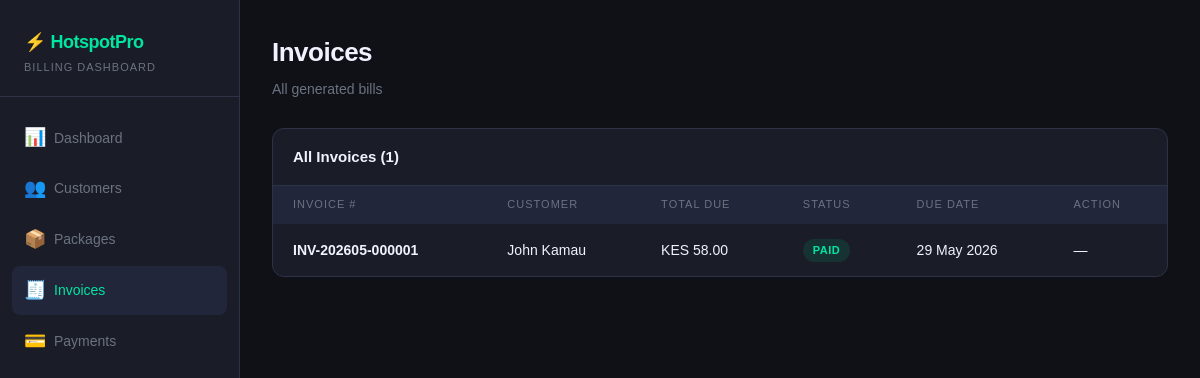
Page /invoices (signed in) on the committed database.
### billing_system/models/models.py (models this page shows, shortened)
class Invoice(Base):
    __tablename__ = "invoices"
    id               = Column(String(36), primary_key=True, default=_uuid)
    invoice_number   = Column(String(30), unique=True, nullable=False, index=True)
    customer_id      = Column(String(36), ForeignKey("customers.id"), nullable=False, index=True)
    billing_cycle_id = Column(String(36), ForeignKey("billing_cycles.id"), nullable=False)
    status           = Column(Enum(InvoiceStatus), nullable=False, default=InvoiceStatus.DRAFT)
    currency         = Column(String(3), nullable=False, default="KES")
    subtotal         = Column(Numeric(14, 4), nullable=False, default=Decimal("0.0"))
    tax_amount       = Column(Numeric(14, 4), nullable=False, default=Decimal("0.0"))
    credit_applied   = Column(Numeric(14, 4), nullable=False, default=Decimal("0.0"))
    total_due        = Column(Numeric(14, 4), nullable=False, default=Decimal("0.0"))
    due_date         = Column(DateTime(timezone=True), nullable=True)
    issued_at        = Column(DateTime(timezone=True), nullable=True)
    paid_at          = Column(DateTime(timezone=True), nullable=True)
    notes            = Column(Text, nullable=True)
    created_at       = Column(DateTime(timezone=True), nullable=False, default=_now)
    updated_at       = Column(DateTime(timezone=True), nullable=False, default=_now, onupdate=_now)
    billing_cycle = relationship("BillingCycle", back_populates="invoices")
    line_items    = relationship("InvoiceLineItem", back_populates="invoice",
                                 cascade="all, delete-orphan", order_by="InvoiceLineItem.sort_order")
    payments      = relationship("Payment", back_populates="invoice")

class Customer(Base):
    __tablename__ = "customers"
    id             = Column(String(36), primary_key=True, default=_uuid)
    account_number = Column(String(20), unique=True, nullable=False, index=True)
    full_name      = Column(String(255), nullable=False)
    email          = Column(String(255), unique=True, nullable=True)
    phone          = Column(String(30), nullable=True)
    address        = Column(Text, nullable=True)
    status         = Column(Enum(CustomerStatus), nullable=False, default=CustomerStatus.ACTIVE)
    credit_balance = Column(Numeric(14, 4), nullable=False, default=Decimal("0.0000"))
    created_at     = Column(DateTime(timezone=True), nullable=False, default=_now)
    updated_at     = Column(DateTime(timezone=True), nullable=False, default=_now, onupdate=_now)
    meters         = relationship("Meter", back_populates="customer", cascade="all, delete-orphan")
    billing_cycles = relationship("BillingCycle", back_populates="customer")

### billing_system/api/frontend.py (the view)
@router.get("/invoices", response_class=HTMLResponse)
def invoices_page(request: Request, db: Session = Depends(get_db_dep)):
    invoices = []
    for inv in db.query(Invoice).order_by(Invoice.created_at.desc()).all():
        c = db.query(Customer).filter_by(id=inv.customer_id).first()
        invoices.append({
            "id": inv.id,
            "invoice_number": inv.invoice_number,
            "customer_name": c.full_name if c else "—",
            "subtotal": inv.subtotal,
            "tax_amount": inv.tax_amount,
            "total_due": inv.total_due,
            "status": inv.status,
            "due_date": inv.due_date,
            "created_at": inv.created_at,
        })
    from jinja2 import Environment, FileSystemLoader
    from fastapi.responses import HTMLResponse
    env = Environment(loader=FileSystemLoader("billing_system/templates"))
    html = env.get_template("invoices.html").render(request=request, active="invoices", invoices=invoices)
    return HTMLResponse(html)

### billing_system/templates/invoices.html (shortened to what this page needs)
<!DOCTYPE html>
<html lang="en">
<head>
  <link rel="stylesheet" href="/static/css/style.css">
</head>
<body>
<aside class="sidebar">
  <div class="sidebar-logo">
    <h1>⚡ HotspotPro</h1>
    <p>Billing Dashboard</p>
  </div>
  <nav class="sidebar-nav">
    <a href="/" class="nav-item"><span class="icon">📊</span> Dashboard</a>
    <a href="/customers" class="nav-item"><span class="icon">👥</span> Customers</a>
    <a href="/packages" class="nav-item"><span class="icon">📦</span> Packages</a>
    <a href="/invoices" class="nav-item active"><span class="icon">🧾</span> Invoices</a>
    <a href="/payments" class="nav-item"><span class="icon">💳</span> Payments</a>
  </nav>
</aside>
<main class="main">
  <div class="page-header">
    <h2>Invoices</h2>
    <p>All generated bills</p>
  </div>
  <div class="card">
    <div class="card-header"><h3>All Invoices ({{ invoices|length }})</h3></div>
    {% if invoices %}
    <table>
      <thead>
        <tr><th>Invoice #</th><th>Customer</th><th>Total Due</th><th>Status</th><th>Due Date</th><th>Action</th></tr>
      </thead>
      <tbody>
        {% for inv in invoices %}
        <tr>
          <td><strong>{{ inv.invoice_number }}</strong></td>
          <td>{{ inv.customer_name }}</td>
          <td>KES {{ "%.2f"|format(inv.total_due) }}</td>
          <td>
            {% if inv.status.value == 'paid' %}<span class="badge badge-green">Paid</span>
            {% elif inv.status.value == 'issued' %}<span class="badge badge-blue">Issued</span>
            {% elif inv.status.value == 'draft' %}<span class="badge badge-gray">Draft</span>
            {% else %}<span class="badge badge-red">{{ inv.status.value }}</span>{% endif %}
          </td>
          <td>{{ inv.due_date.strftime('%d %b %Y') if inv.due_date else '—' }}</td>
          <td>
            {% if inv.status.value == 'draft' %}
            <form method="POST" action="/invoices/{{ inv.id }}/issue" style="display:inline;">
              <button type="submit" class="btn btn-primary" style="padding:4px 10px;font-size:12px;">Issue</button>
            </form>
            {% elif inv.status.value == 'issued' %}
            <a href="/payments?invoice_id={{ inv.id }}" class="btn btn-secondary" style="padding:4px 10px;font-size:12px;">Pay</a>
            {% else %}—{% endif %}
          </td>
        </tr>
        {% endfor %}
      </tbody>
    </table>
    {% else %}
    <div class="empty"><p>No invoices yet</p></div>
    {% endif %}
  </div>
</main>
</body>
</html>

### billing_system/static/css/style.css (style rules this page uses)
*, *::before, *::after { box-sizing: border-box; margin: 0; padding: 0; }
:root { --bg: #0f1117; --surface: #1a1d27; --surface2: #22263a; --border: #2e3248; --accent: #00e5a0; --accent2: #5b6af0; --danger: #ff4d6d; --warning: #ffb547; --text: #f0f2ff; --muted: #6b7280; --font-display: 'Arial Black', 'Arial Bold', Gadget, sans-serif; --font-body: 'Arial', sans-serif; }
body { background: var(--bg); color: var(--text); font-family: var(--font-body); font-size: 15px; line-height: 1.6; min-height: 100vh; display: flex; }
.sidebar { width: 240px; min-height: 100vh; background: var(--surface); border-right: 1px solid var(--border); display: flex; flex-direction: column; padding: 0; position: fixed; top: 0; left: 0; z-index: 100; }
.sidebar-logo { padding: 28px 24px 20px; border-bottom: 1px solid var(--border); }
.sidebar-logo h1 { font-family: var(--font-display); font-size: 18px; font-weight: 800; color: var(--accent); letter-spacing: -0.5px; }
.sidebar-logo p { font-size: 11px; color: var(--muted); margin-top: 2px; text-transform: uppercase; letter-spacing: 1px; }
.sidebar-nav { padding: 16px 12px; flex: 1; }
.nav-item { display: flex; align-items: center; gap: 10px; padding: 10px 12px; border-radius: 8px; color: var(--muted); text-decoration: none; font-size: 14px; font-weight: 500; transition: all 0.15s; margin-bottom: 2px; }
.nav-item.active { background: var(--surface2); color: var(--accent); }
.nav-item .icon { font-size: 18px; width: 20px; text-align: center; }
.main { margin-left: 240px; flex: 1; padding: 32px; max-width: calc(100vw - 240px); }
.page-header { margin-bottom: 28px; }
.page-header h2 { font-family: var(--font-display); font-size: 26px; font-weight: 800; letter-spacing: -0.5px; }
.page-header p { color: var(--muted); font-size: 14px; margin-top: 4px; }
.card { background: var(--surface); border: 1px solid var(--border); border-radius: 12px; overflow: hidden; margin-bottom: 24px; }
.card-header { padding: 16px 20px; border-bottom: 1px solid var(--border); display: flex; align-items: center; justify-content: space-between; }
.card-header h3 { font-family: var(--font-display); font-size: 15px; font-weight: 700; }
table { width: 100%; border-collapse: collapse; }
th { padding: 10px 20px; text-align: left; font-size: 11px; text-transform: uppercase; letter-spacing: 1px; color: var(--muted); background: var(--surface2); font-weight: 500; }
td { padding: 14px 20px; border-bottom: 1px solid var(--border); font-size: 14px; }
tr:last-child td { border-bottom: none; }
.badge { display: inline-block; padding: 3px 10px; border-radius: 20px; font-size: 11px; font-weight: 600; text-transform: uppercase; letter-spacing: 0.5px; }
.badge-green { background: rgba(0,229,160,0.1); color: var(--accent); }

### rows in the picture
Invoice: invoice_number "INV-202605-000001", total_due "58.00", due_date "29 May 2026"
Customer: customer_name "John Kamau"

### other values in the picture
{{ invoices|length }} "1"
